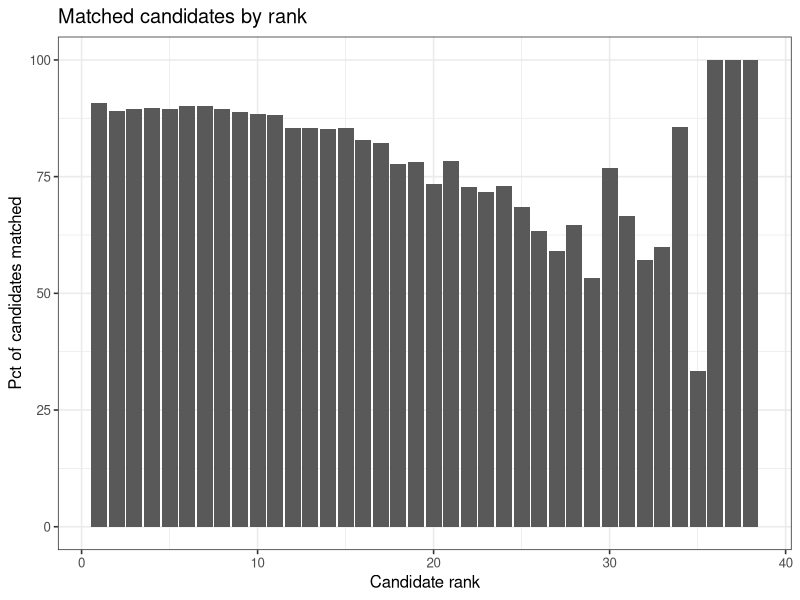
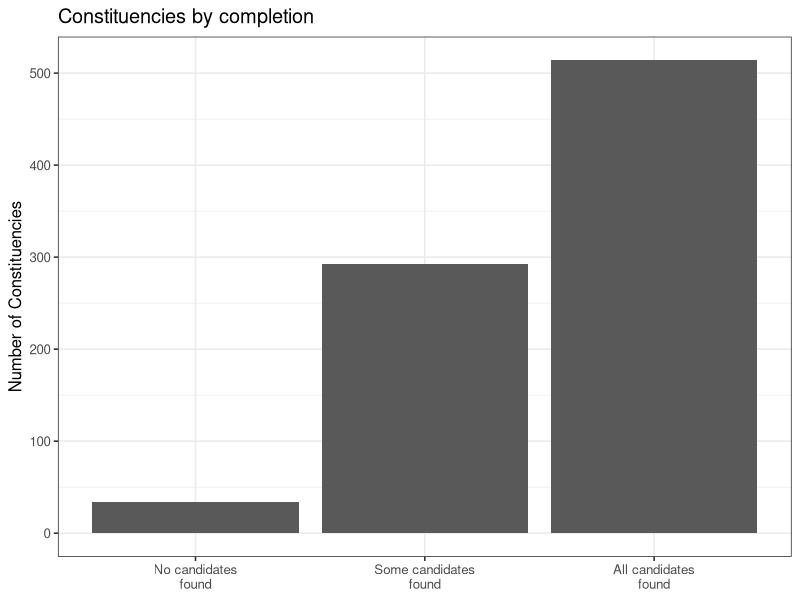
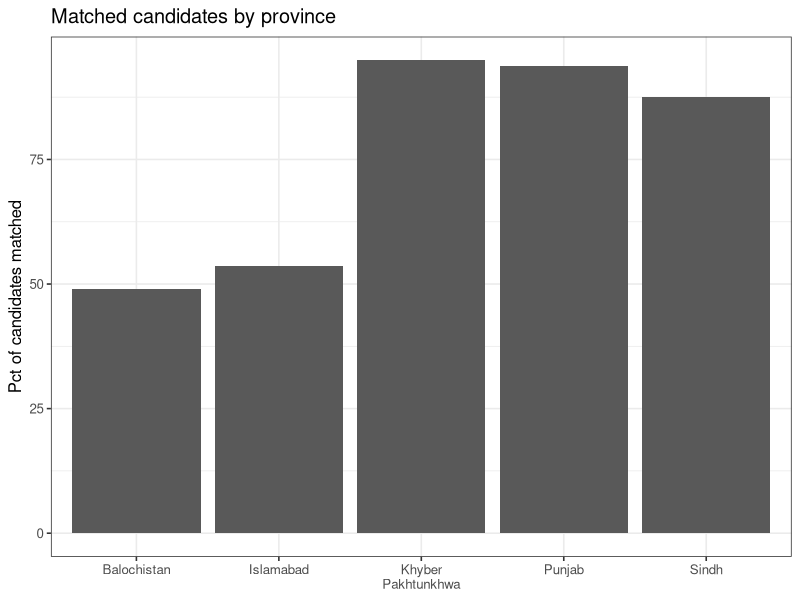

Reproduce these figures in R, in order.
## ---- chunk 1
knitr::opts_chunk$set(echo = FALSE, message = FALSE, warning = FALSE, fig.width = 4.5, fig.height = 3, fig.align = "center")
## ---- chunk 2
library(tidyverse)
res_dat <- read_csv("data/pk18_results_with_matched_keys.csv") %>%
  # Remove NA rows for elections not held
  filter(contest_status != "Postponed") %>%
  mutate(found = !is.na(key))
  
ass_dat <- read_csv("data/pk18_candidate_assets_master.csv")
## ---- chunk 3
rank_dat <- res_dat %>%
  group_by(candidate_rank) %>%
  summarize(pct_found = 100 * mean(!is.na(key)),
            n_cands = n())
ggplot(rank_dat, aes(x = candidate_rank, y = pct_found)) +
  geom_col() + 
  ggtitle("Matched candidates by rank") +
  ylab("Pct of candidates matched") +
  xlab("Candidate rank") +
  theme_bw(base_size = 12)

res_dat %>%
  mutate(`Candidate rank` = cut(candidate_rank,
                                breaks = c(0, 1.1, 2.1, 3.1, 4.1, 5.1, 100),
                                labels = c("First", "Second", "Third", "Fourth", "Fifth", "Sixth+"))) %>%
  group_by(`Candidate rank`) %>%
  summarize( `Matched candidates` = sum(found),
             `Total candidates` = n(),
            `Percent matched` = 100*mean(found)) %>%
  knitr::kable(., digits = 1)
## ---- chunk 4
cons_dat <- res_dat %>%
  group_by(constituency_code) %>%
  summarize(pct_found = 100 * mean(!is.na(key)),
            n_cands = n()) %>%
  mutate(
    pct_found_group = case_when(
      pct_found == 0 ~ "No candidates\nfound",
      pct_found < 100 ~ "Some candidates\nfound",
      pct_found == 100 ~ "All candidates\nfound"
    ),
    pct_found_group = factor(
      pct_found_group,
      levels = c(
        "No candidates\nfound",
        "Some candidates\nfound",
        "All candidates\nfound"
      )))
ggplot(cons_dat, aes(x = pct_found_group)) +
  geom_bar() + 
  ggtitle("Constituencies by completion") +
  ylab("Number of Constituencies") +
  theme_bw(base_size = 12) +
  theme(axis.title.x = element_blank())
## ---- chunk 5
prov_dat <- res_dat %>%
  mutate(province = recode(province, `Khyber Paktunkhwa` = "Khyber\nPakhtunkhwa")) %>%
  group_by(province) %>% 
  summarize(pct_found = 100 * mean(!is.na(key)),
            n_cands = n())
ggplot(prov_dat, aes(x = province, y = pct_found)) +
  geom_col() +
  ggtitle("Matched candidates by province") +
  ylab("Pct of candidates matched") +
  theme_bw(base_size = 12) +
  theme(axis.title.x = element_blank())

res_dat %>%
  rename(Province = province) %>%
  group_by(Province) %>%
  summarize(`Matched candidates` = sum(found),
             `Total candidates` = n(),
            `Percent matched` = 100*mean(found)) %>%
  knitr::kable(., digits = 1)
## ---- chunk 6
res_dat %>%
  rename(Assembly = assembly) %>%
  group_by(Assembly) %>%
  summarize(`Matched candidates` = sum(found),
             `Total candidates` = n(),
            `Percent matched` = 100*mean(found)) %>%
  knitr::kable(., digits = 1)
